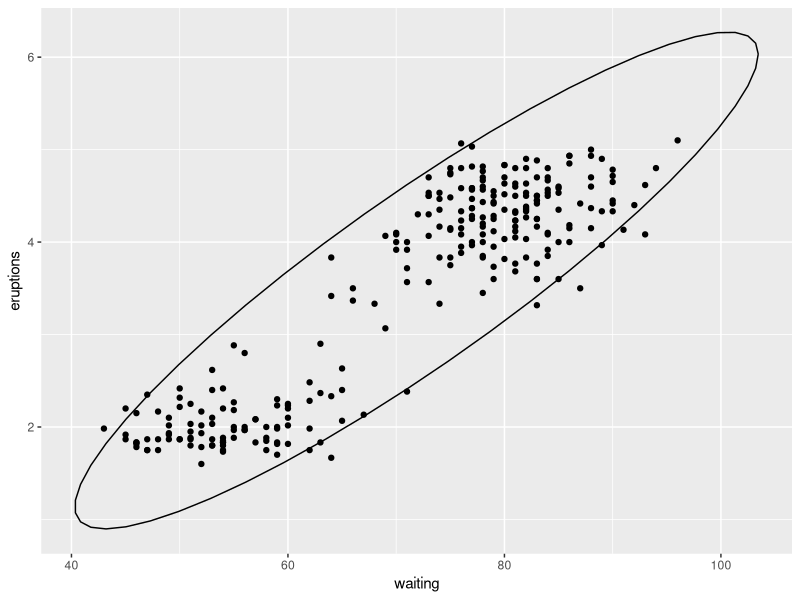

Generate this figure with R:
## ---- chunk 1
knitr::opts_chunk$set(comment = NA)
## ---- chunk 2
require(ggplot2)

ggplot(faithful, aes(waiting, eruptions)) +
geom_point() +
stat_ellipse()
## ---- chunk 3
df <- data.frame(x1 = c(1,2,3,5,3,1,8,4,5,4), x2 = c(2,1,3,5,3,3,8,4,5,5),
x3 = c(1,1,2,3,3,3,8,5,5,5), x4 = c(3,1,2,5,2,1,7,4,4,4))

cor(df) # Matriz de correlação

d2 <- mahalanobis(df, center=colMeans(df),cov=cov(df))

#Se a amostra tiver distribuição aproximadamente normal
# a distância de mahalanobis terá distribuição
#qui-quadrada com g = (número de variaveis da amostra) graus de liberdade.
d2

qchisq(.975, ncol(df)) #distância acima do percentil 95 indica outlier.
